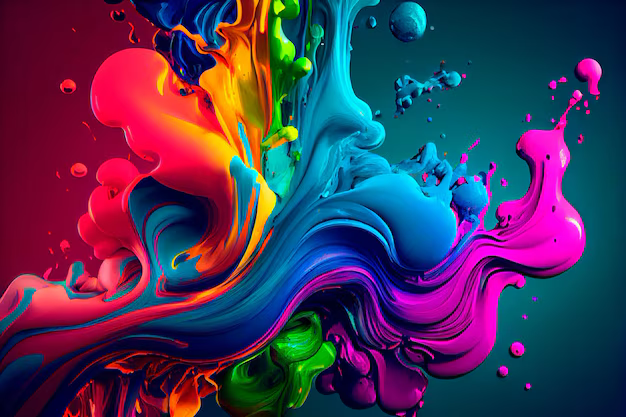
#> input picture LO4/image.png, 626 x 417 px
$ python Rotation.py
#> lines starting #> are read from the running program, lines starting #| are printed output that depends on the picture
import cv2
import imutils

# Load the image from the file 'image.png'
image = cv2.imread('image.png')
#> image is the input picture: shape (417, 626, 3); mean B, G, R 88, 53.3, 70.5

# Rotate the image 90 degrees using the imutils library
rotated = imutils.rotate(image, 90)
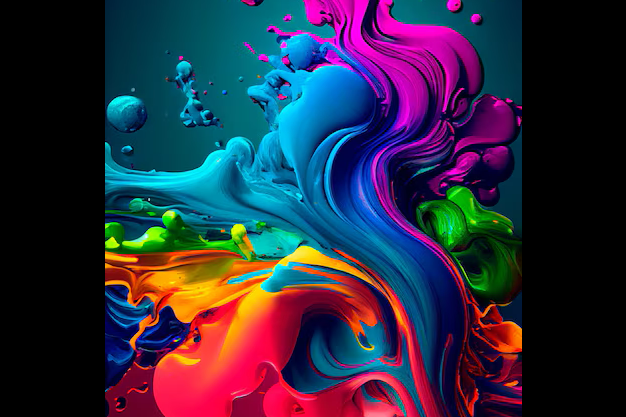
#> rotated: shape (417, 626, 3); mean B, G, R 63.2, 43.2, 44.7

# Display the original image in a window named 'Original'
cv2.imshow('Original', image)

# Display the rotated image in a window named 'Rotated'
cv2.imshow('Rotated', rotated)

# Wait for key is pressed
cv2.waitKey(0)

# Close all OpenCV windows
cv2.destroyAllWindows()
